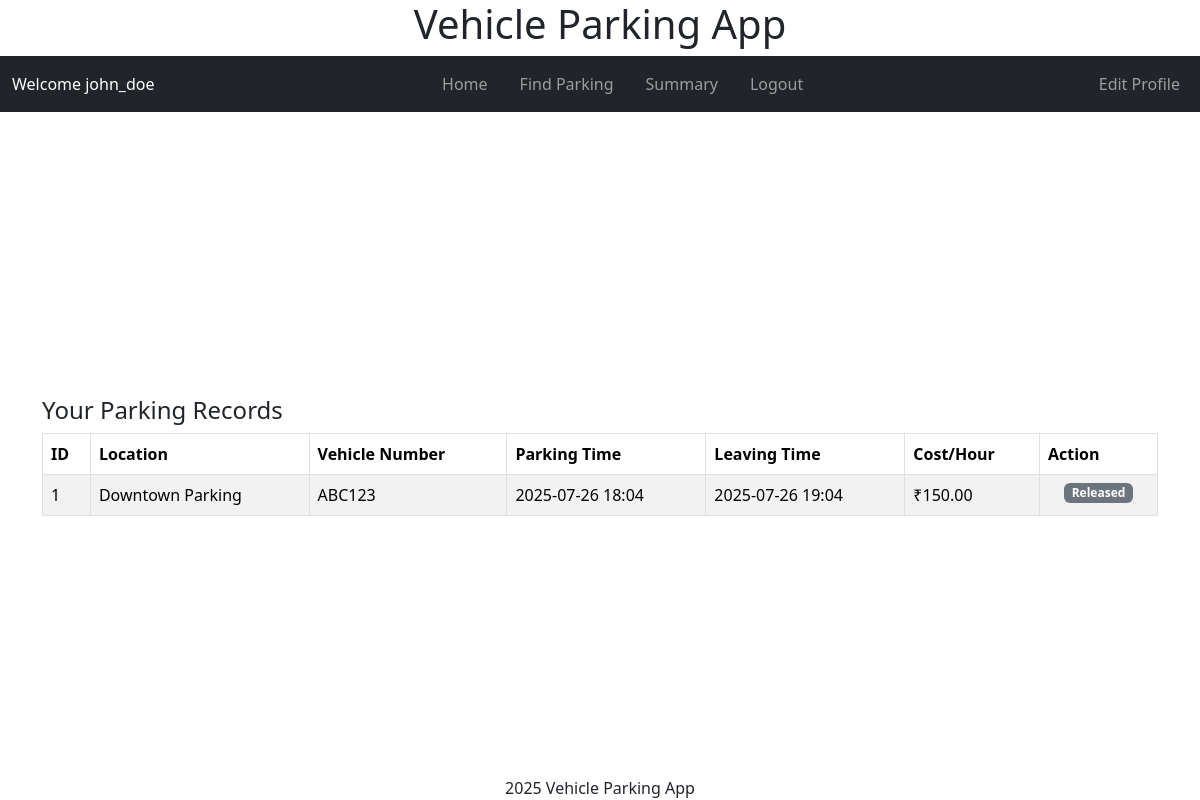
Before: /user/dashboard (signed in) with the older database file.
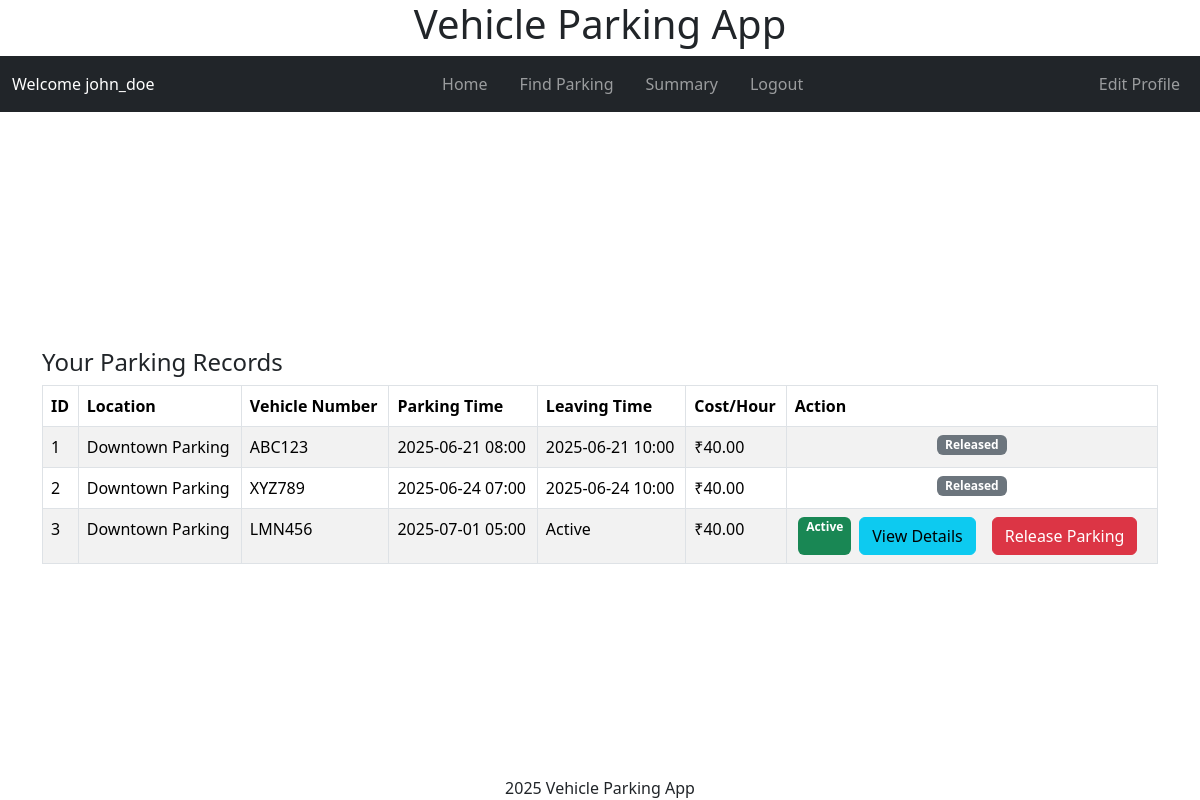
After: the same page with the newer database file.
### models/models.py (models this page shows, shortened)
class User(db.Model, UserMixin):
    id = db.Column(db.Integer, primary_key=True)
    username = db.Column(db.String(80), unique=True, nullable=False)
    fullname = db.Column(db.String(255), nullable=False)
    address = db.Column(db.Text, nullable=False)
    pincode = db.Column(db.String(10), nullable=False)
    is_admin = db.Column(db.Boolean, default=False, nullable=False)
    parking_tickets = db.relationship('Ticket', backref='user', lazy=True)
    password_hash = db.Column(db.String(128), nullable=False)

class Ticket(db.Model):
    id = db.Column(db.Integer, primary_key=True)
    active = db.Column(db.Boolean, default=True, nullable=False)
    spot_id = db.Column(db.Integer, db.ForeignKey('parking_spot.id'), nullable=False)
    user_id = db.Column(db.Integer, db.ForeignKey('user.id'), nullable=False)
    vehicle_number = db.Column(db.String(20), nullable=False)
    parking_timestamp = db.Column(db.DateTime, nullable=False)
    leaving_timestamp = db.Column(db.DateTime)
    duration = db.Column(db.Float)
    total_cost = db.Column(db.Numeric(10, 2))
    parking_cost_per_unit_time = db.Column(db.Numeric(8, 2), nullable=False)

class ParkingLot(db.Model):
    id = db.Column(db.Integer, primary_key=True)
    prime_location_name = db.Column(db.String(255), nullable=False)
    price = db.Column(db.Numeric(10, 2), nullable=False)
    address = db.Column(db.Text, nullable=False)
    pin_code = db.Column(db.String(10), nullable=False)
    maximum_number_of_spots = db.Column(db.Integer, nullable=False)
    spots = db.relationship('ParkingSpot', backref='lot', lazy=True,
                          cascade='all, delete-orphan')

### controllers/user_controllers.py (the view)
@app.route('/user/dashboard')
@user_required
def user_dashboard():
    tickets = Ticket.query.filter_by(user_id=current_user.id).all()
    parking_lots = ParkingLot.query.all()
    return render_template('user/dashboard.html', tickets=tickets, parking_lots=parking_lots, user=current_user.username)

### app.py (called while the page is built)
def create_app():
    app = Flask(__name__)
    app.config.from_object(LocalDevelopmentConfig)
    db.init_app(app)
    login_manager = LoginManager()
    login_manager.init_app(app)
    from models.models import User
    @login_manager.user_loader
    def load_user(user_id):
        return User.query.get(int(user_id))
    app.app_context().push()
    return app

### controllers/user_controllers.py (called while the page is built)
def user_required(f):
    @wraps(f)
    def decorated_function(*args, **kwargs):
        if not current_user.is_authenticated:
            flash('Please login to access this page.', 'warning')
            return redirect(url_for('login'))
        if current_user.is_admin:
            flash('This page is only accessible to regular users.', 'warning')
            return redirect(url_for('admin_dashboard'))
        return f(*args, **kwargs)
    return decorated_function

### templates/user/dashboard.html (shortened to what this page needs)
{% extends "layout.html" %}
{% block header %}
{% include "user/navbar.html" with context %}
{% endblock header%}
{% block content %}
    <div class="container mt-4">
        <h4>Your Parking Records</h4>
        <table class="table table-bordered table-striped">
            <thead>
                <tr>
                    <th>ID</th>
                    <th>Location</th>
                    <th>Vehicle Number</th>
                    <th>Parking Time</th>
                    <th>Leaving Time</th>
                    <th>Cost/Hour</th>
                    <th>Action</th>
                </tr>
            </thead>
            <tbody>
                {% if tickets %}
                    {% for ticket in tickets %}
                    <tr>
                        <td>{{ ticket.id }}</td>
                        <td>{{ ticket.spot.lot.prime_location_name }}</td>
                        <td>{{ ticket.vehicle_number }}</td>
                        <td>{{ ticket.parking_timestamp.strftime('%Y-%m-%d %H:%M') }}</td>
                        <td>
                            {% if ticket.leaving_timestamp %}
                                {{ ticket.leaving_timestamp.strftime('%Y-%m-%d %H:%M') }}
                            {% else %}
                                Active
                            {% endif %}
                        </td>
                        <td>₹{{ ticket.parking_cost_per_unit_time }}</td>
                        <td>
                            <div class="d-flex justify-content-center">
                                {% if ticket.leaving_timestamp %}
                                    <span class="badge bg-secondary">Released</span>
                                {% else %}
                                    <span class="badge bg-success">Active</span>
                                {% endif %}
                                {% if not ticket.leaving_timestamp %}
                                    <a href="{{ url_for('view_ticket', ticket_id=ticket.id) }}" class="btn btn-info mx-2">View Details</a>
                                    <form action="{{ url_for('release_parking', record_id=ticket.id) }}" method="POST" class="d-inline">
                                        <button type="submit" class="btn btn-danger mx-2">Release Parking</button>
                                    </form>
                                {% endif %}
                            </div>
                        </td>
                    </tr>
                    {% endfor %}
                {% else %}
                    <tr>
                        <td colspan="7" class="text-center">No parking records found.</td>
                    </tr>
                {% endif %}
            </tbody>
        </table>
    </div>
{% endblock %}

### templates/layout.html (shortened to what this page needs)
<!DOCTYPE html>
<html lang="en">
<head>
    <link rel="stylesheet" href="{{ url_for('static', filename='styles.css') }}">
</head>
<body>
    <link href="https://cdn.jsdelivr.net/npm/bootstrap@5.3.2/dist/css/bootstrap.min.css" rel="stylesheet">
    <header>
        <h1>Vehicle Parking App</h1>
        {% block header %}{% endblock header %}
    </header>
    <main>
        {% block content %}{% endblock content %}
    </main>
    <footer>
        {% block footer %} 2025 Vehicle Parking App{% endblock footer %}
    </footer>
</body>
</html>

### templates/user/navbar.html
<nav class="navbar navbar-expand-lg navbar-dark bg-dark">
    <div class="container-fluid">
        <span class="navbar-text text-white mr-3">
            Welcome {{ user if user else 'Error Please provide user name' }}
        </span>
        <div class="mx-auto order-0">
            <ul class="navbar-nav flex-row">
                <li class="nav-item px-2">
                    <a class="nav-link" href="{{ url_for('user_dashboard') }}">Home</a>
                </li>
                <li class="nav-item px-2">
                    <a class="nav-link" href="{{ url_for('find_parking') }}">Find Parking</a>
                </li>
                <li class="nav-item px-2">
                    <a class="nav-link" href="{{ url_for('user_summary') }}">Summary</a>
                </li>
                <li class="nav-item px-2">
                    <a class="nav-link" href="{{ url_for('logout') }}">Logout</a>
                </li>
            </ul>
        </div>
        <ul class="navbar-nav ml-auto">
            <li class="nav-item">
                <a class="nav-link" href="{{ url_for('edit_profile') }}">Edit Profile</a>
            </li>
        </ul>
    </div>
</nav>

### static/styles.css (style rules this page uses)
html, body { height: 100%; width: 100vw; margin: 0; padding: 0; overflow: hidden; }
body { min-height: 100vh; min-width: 100vw; box-sizing: border-box; display: flex; flex-direction: column; }
header, footer { flex-shrink: 0; width: 100vw; text-align: center; }
main { flex: 1 0 auto; display: flex; align-items: center; justify-content: center; width: 100vw; overflow: hidden; }

Changed rows visible on the page:
changed Ticket "ABC123": parking_timestamp "2025-07-26 18:04" → "2025-06-21 08:00"; leaving_timestamp "2025-07-26 19:04" → "2025-06-21 10:00"; parking_cost_per_unit_time "150.00" → "40.00"
added Ticket: id "2", spot.lot.prime_location_name "Downtown Parking", vehicle_number "XYZ789", parking_timestamp "2025-06-24 07:00", leaving_timestamp "2025-06-24 10:00", parking_cost_per_unit_time "40.00", shows "Released"
added Ticket: id "3", spot.lot.prime_location_name "Downtown Parking", vehicle_number "LMN456", parking_timestamp "2025-07-01 05:00", shows "Active", parking_cost_per_unit_time "40.00"
